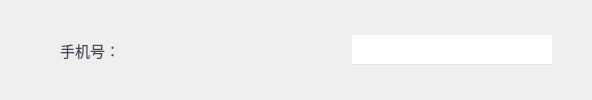
       <widget class="QWidget" name="widget_5" native="true">
        <layout class="QHBoxLayout" name="horizontalLayout_4">
         <property name="leftMargin">
          <number>0</number>
         </property>
         <property name="topMargin">
          <number>0</number>
         </property>
         <property name="rightMargin">
          <number>0</number>
         </property>
         <property name="bottomMargin">
          <number>0</number>
         </property>
         <item>
          <spacer name="horizontalSpacer_5">
           <property name="orientation">
            <enum>Qt::Horizontal</enum>
           </property>
           <property name="sizeHint" stdset="0">
            <size>
             <width>40</width>
             <height>20</height>
            </size>
           </property>
          </spacer>
         </item>
         <item>
          <widget class="QLabel" name="label_5">
           <property name="minimumSize">
            <size>
             <width>100</width>
             <height>30</height>
            </size>
           </property>
           <property name="maximumSize">
            <size>
             <width>100</width>
             <height>30</height>
            </size>
           </property>
           <property name="font">
            <font>
             <family>微软雅黑 Light</family>
             <pointsize>11</pointsize>
            </font>
           </property>
           <property name="styleSheet">
            <string notr="true">color: rgb(67, 69, 85);</string>
           </property>
           <property name="text">
            <string>手机号：</string>
           </property>
           <property name="alignment">
            <set>Qt::AlignCenter</set>
           </property>
          </widget>
         </item>
         <item>
          <widget class="QLabel" name="lblTelephone">
           <property name="minimumSize">
            <size>
             <width>200</width>
             <height>30</height>
            </size>
           </property>
           <property name="maximumSize">
            <size>
             <width>200</width>
             <height>30</height>
            </size>
           </property>
           <property name="font">
            <font>
             <family>微软雅黑 Light</family>
             <pointsize>11</pointsize>
            </font>
           </property>
           <property name="styleSheet">
            <string notr="true">color: rgb(67, 69, 85);</string>
           </property>
           <property name="text">
            <string/>
           </property>
           <property name="alignment">
            <set>Qt::AlignLeading|Qt::AlignLeft|Qt::AlignVCenter</set>
           </property>
          </widget>
         </item>
         <item>
          <widget class="QLineEdit" name="leTelephone">
           <property name="minimumSize">
            <size>
             <width>200</width>
             <height>30</height>
            </size>
           </property>
           <property name="maximumSize">
            <size>
             <width>200</width>
             <height>30</height>
            </size>
           </property>
           <property name="font">
            <font>
             <family>微软雅黑</family>
             <pointsize>11</pointsize>
            </font>
           </property>
           <property name="styleSheet">
            <string notr="true">color: rgb(67, 69, 85);border: 0px;border-bottom: 1px solid #e3e3e3;
</string>
           </property>
           <property name="alignment">
            <set>Qt::AlignLeading|Qt::AlignLeft|Qt::AlignVCenter</set>
           </property>
          </widget>
         </item>
         <item>
          <spacer name="horizontalSpacer_6">
           <property name="orientation">
            <enum>Qt::Horizontal</enum>
           </property>
           <property name="sizeHint" stdset="0">
            <size>
             <width>40</width>
             <height>20</height>
            </size>
           </property>
          </spacer>
         </item>
        </layout>
       </widget>
